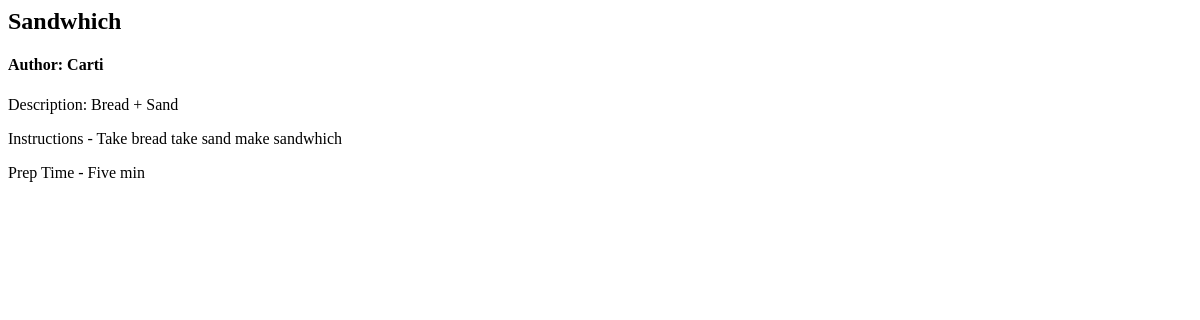
Before: /post/2/ with the older database file.
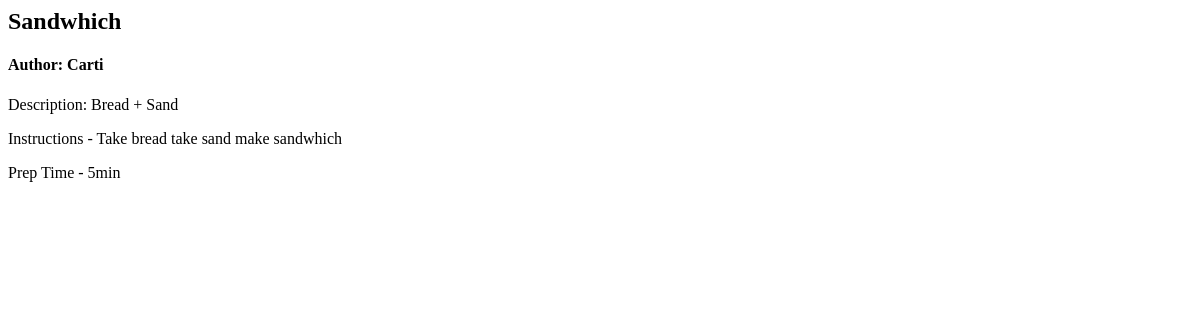
After: the same page with the newer database file.
### homepage/models.py (models this page shows, shortened)
class Recipe(models.Model):
    title = models.CharField(max_length=50)
    author = models.ForeignKey(Author, on_delete=models.CASCADE)
    description = models.TextField()
    timereq = models.CharField(max_length=50)
    instructions = models.TextField()

class Author(models.Model):
    name = models.CharField(max_length=80)
    bio = models.TextField()

### homepage/views.py (the view)
# urls.py: path('post/<int:post_id>/', post_detail),
def post_detail(request, post_id):
    my_recipe = Recipe.objects.filter(id=post_id).first()
    return render(request, "post_detail.html", {"post": my_recipe})

### templates/post_detail.html
<div class="container">
    {% if not post %}
        <h1>the post you're looking for isn't here at the moment</h1>
    {% else %}
        <h2>{{ post.title }}</h2>
        <h4>Author: {{ post.author.name }}</h4>
        <p>Description: {{ post.description }}</p>
        <p>Instructions - {{ post.instructions }}</p>
        <p>Prep Time - {{ post.timereq }}</p>
    {% endif %}
</div>

Changed rows visible on the page:
changed Recipe "Sandwhich": timereq "Five min" → "5min"
